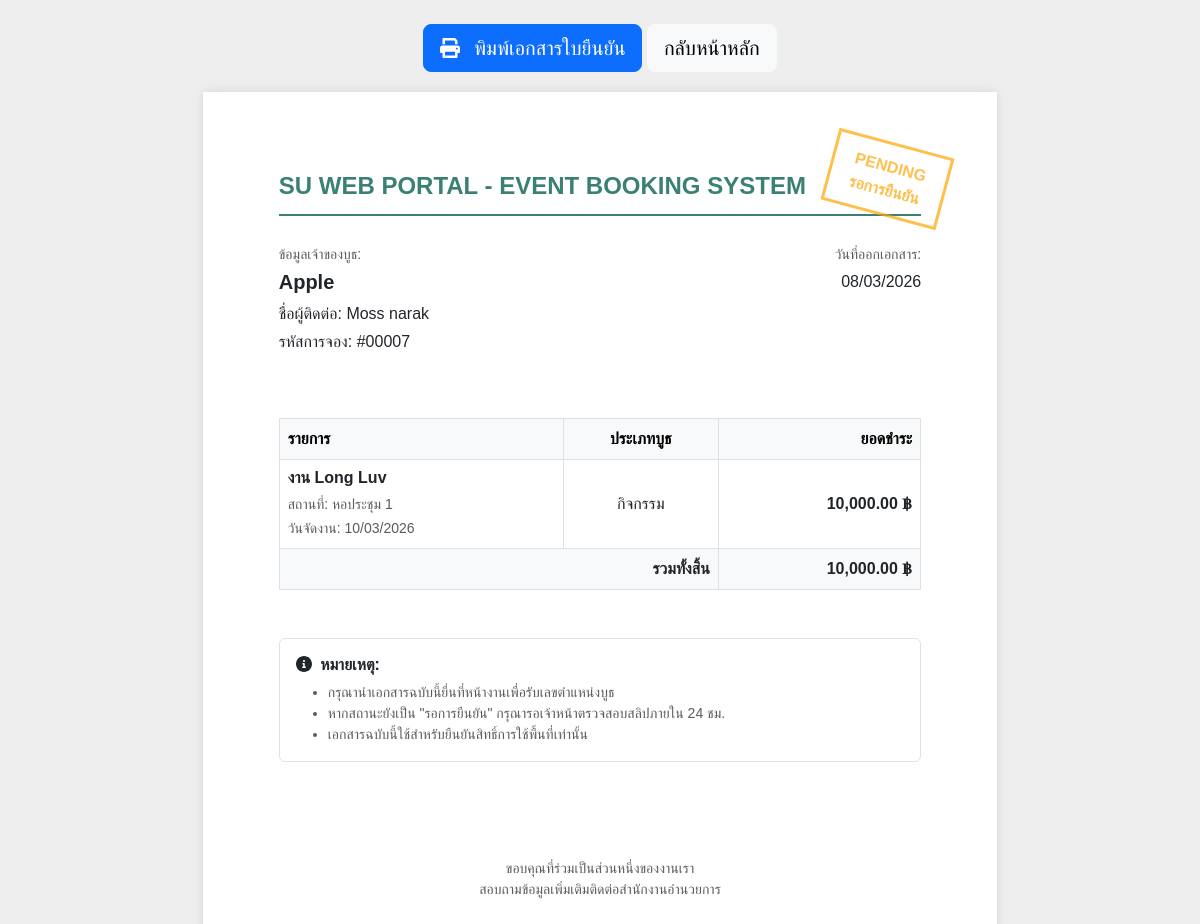
Screenshot of /Final/booking_receipt.php?id=7 (signed in) with the database file from the repository.
### tables this page shows
CREATE TABLE `event_bookings` (
  `id` int(11) NOT NULL,
  `event_id` int(11) DEFAULT NULL,
  `type_id` int(11) DEFAULT NULL,
  `owner_id` int(11) DEFAULT NULL,
  `customer_name` varchar(255) NOT NULL,
  `customer_phone` varchar(20) NOT NULL,
  `payment_slip` varchar(255) DEFAULT NULL,
  `booking_status` enum('pending','confirmed','cancelled') DEFAULT 'pending',
  `created_at` timestamp NOT NULL DEFAULT current_timestamp()
);

CREATE TABLE `booth_owners` (
  `id` int(11) NOT NULL,
  `username` varchar(50) NOT NULL,
  `password` varchar(255) NOT NULL,
  `shop_name` varchar(100) NOT NULL,
  `owner_name` varchar(100) NOT NULL,
  `phone` varchar(20) NOT NULL,
  `status` enum('pending','approved','rejected') DEFAULT 'pending',
  `created_at` timestamp NOT NULL DEFAULT current_timestamp()
);

CREATE TABLE `events` (
  `id` int(11) NOT NULL,
  `event_name` varchar(255) NOT NULL,
  `event_date` date NOT NULL,
  `location` varchar(255) DEFAULT NULL,
  `created_at` timestamp NOT NULL DEFAULT current_timestamp()
);

CREATE TABLE `booth_types` (
  `id` int(11) NOT NULL,
  `event_id` int(11) DEFAULT NULL,
  `type_name` varchar(100) NOT NULL,
  `price` decimal(10,2) DEFAULT 0.00,
  `total_slots` int(11) NOT NULL
);

### Final/booking_receipt.php (the view, shortened to what this page needs)
<?php
include 'config.php';
$booking_id = $_GET['id'] ?? null;
$sql = "SELECT b.*, e.event_name, e.event_date, e.location as event_loc, t.type_name, t.price, o.shop_name, o.owner_name
        FROM event_bookings b
        JOIN events e ON b.event_id = e.id
        JOIN booth_types t ON b.type_id = t.id
        JOIN booth_owners o ON b.owner_id = o.id
        WHERE b.id = ? AND b.owner_id = ?";
$stmt = $conn->prepare($sql);
$stmt->execute([$booking_id, $_SESSION['owner_id']]);
$booking = $stmt->fetch();
?>
<!DOCTYPE html>
<html lang="th">
<head>
    <link href="https://cdn.jsdelivr.net/npm/bootstrap@5.3.0/dist/css/bootstrap.min.css" rel="stylesheet">
</head>
<body>
<div class="container no-print mt-4 text-center">
    <button onclick="window.print()" class="btn btn-primary btn-lg"><i class="fas fa-print me-2"></i> พิมพ์เอกสารใบยืนยัน</button>
    <button onclick="history.back()" class="btn btn-light btn-lg">กลับหน้าหลัก</button>
</div>
<div class="receipt-paper">
    <div class="header-logo">
        SU WEB PORTAL - EVENT BOOKING SYSTEM
    </div>
    <?php if($booking['booking_status'] == 'confirmed'): ?>
        <div class="status-stamp stamp-confirmed">CONFIRMED<br>ยืนยันแล้ว</div>
    <?php else: ?>
        <div class="status-stamp stamp-pending">PENDING<br>รอการยืนยัน</div>
    <?php endif; ?>
    <div class="row mb-5">
        <div class="col-6">
            <h6 class="text-muted small">ข้อมูลเจ้าของบูธ:</h6>
            <h5 class="fw-bold"><?php echo htmlspecialchars($booking['shop_name']); ?></h5>
            <p class="mb-1">ชื่อผู้ติดต่อ: <?php echo htmlspecialchars($booking['owner_name']); ?></p>
            <p>รหัสการจอง: #<?php echo str_pad($booking['id'], 5, '0', STR_PAD_LEFT); ?></p>
        </div>
        <div class="col-6 text-end">
            <h6 class="text-muted small">วันที่ออกเอกสาร:</h6>
            <p><?php echo date('d/m/Y'); ?></p>
        </div>
    </div>
    <table class="table table-bordered">
        <thead class="table-light">
            <tr>
                <th>รายการ</th>
                <th class="text-center">ประเภทบูธ</th>
                <th class="text-end">ยอดชำระ</th>
            </tr>
        </thead>
        <tbody>
            <tr>
                <td>
                    <h6 class="fw-bold mb-1"><?php echo htmlspecialchars($booking['event_name']); ?></h6>
                    <small class="text-muted">สถานที่: <?php echo htmlspecialchars($booking['event_loc']); ?></small><br>
                    <small class="text-muted">วันจัดงาน: <?php echo date('d/m/Y', strtotime($booking['event_date'])); ?></small>
                </td>
                <td class="text-center align-middle"><?php echo htmlspecialchars($booking['type_name']); ?></td>
                <td class="text-end align-middle fw-bold"><?php echo number_format($booking['price'], 2); ?> ฿</td>
            </tr>
            <tr>
                <td colspan="2" class="text-end fw-bold bg-light">รวมทั้งสิ้น</td>
                <td class="text-end fw-bold bg-light"><?php echo number_format($booking['price'], 2); ?> ฿</td>
            </tr>
        </tbody>
    </table>
    <div class="mt-5 p-3 border rounded">
        <h6 class="fw-bold"><i class="fas fa-info-circle me-1"></i> หมายเหตุ:</h6>
        <ul class="small text-muted mb-0">
            <li>กรุณานำเอกสารฉบับนี้ยื่นที่หน้างานเพื่อรับเลขตำแหน่งบูธ</li>
            <li>หากสถานะยังเป็น "รอการยืนยัน" กรุณารอเจ้าหน้าตรวจสอบสลิปภายใน 24 ชม.</li>
            <li>เอกสารฉบับนี้ใช้สำหรับยืนยันสิทธิ์การใช้พื้นที่เท่านั้น</li>
        </ul>
    </div>
    <div class="text-center mt-5 pt-5 text-muted small">
        <p>ขอบคุณที่ร่วมเป็นส่วนหนึ่งของงานเรา<br>สอบถามข้อมูลเพิ่มเติมติดต่อสำนักงานอำนวยการ</p>
    </div>
</div>
</body>
</html>

### Final/booking_receipt.php (style rules this page uses)
body { background: #eee; font-family: 'Sarabun', sans-serif; }
.receipt-paper { background: white; width: 210mm; min-height: 297mm; padding: 20mm; margin: 20px auto; box-shadow: 0 0 10px rgba(0,0,0,0.1); position: relative; }
.header-logo { color: #3a8173; font-weight: bold; font-size: 24px; border-bottom: 2px solid #3a8173; padding-bottom: 10px; margin-bottom: 30px; }
.status-stamp { position: absolute; top: 50px; right: 50px; border: 3px solid; padding: 10px 20px; transform: rotate(15deg); font-weight: bold; text-transform: uppercase; }
.stamp-pending { color: orange; border-color: orange; opacity: 0.7; }

### rows the page displays
event_bookings: booth_owners.shop_name "Apple", booth_owners.owner_name "Moss narak", id "00007", event.event_name "งาน Long Luv", event.location "หอประชุม 1", event.event_date "10/03/2026", type.type_name "กิจกรรม", type.price "10,000.00"
